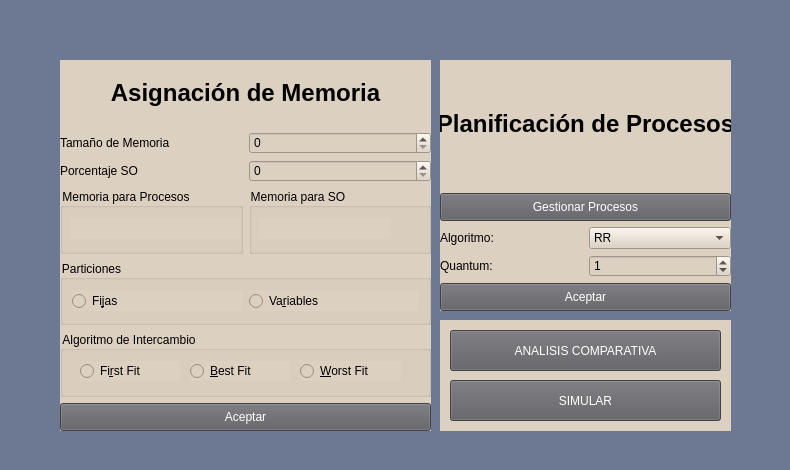
<?xml version="1.0" encoding="UTF-8"?>
<ui version="4.0">
 <class>VentanaPrincipal</class>
 <widget class="QMainWindow" name="VentanaPrincipal">
  <property name="geometry">
   <rect>
    <x>0</x>
    <y>0</y>
    <width>790</width>
    <height>470</height>
   </rect>
  </property>
  <property name="windowTitle">
   <string>Ventana Principal</string>
  </property>
  <property name="styleSheet">
   <string notr="true"/>
  </property>
  <property name="animated">
   <bool>true</bool>
  </property>
  <widget class="QWidget" name="centralwidget">
   <property name="styleSheet">
    <string notr="true">QWidget{
background-color:#6d7993;
font-family: arial,verdana;
}

QDialog{
background-color:#557a95;
font-family: arial,verdana;
}
QLineEdit{
background-color:#b1a296;
border: 0;
font-size:14px;
height:30px;
}

</string>
   </property>
   <widget class="QWidget" name="widget" native="true">
    <property name="geometry">
     <rect>
      <x>60</x>
      <y>60</y>
      <width>371</width>
      <height>371</height>
     </rect>
    </property>
    <property name="sizePolicy">
     <sizepolicy hsizetype="Preferred" vsizetype="Preferred">
      <horstretch>0</horstretch>
      <verstretch>0</verstretch>
     </sizepolicy>
    </property>
    <property name="autoFillBackground">
     <bool>false</bool>
    </property>
    <property name="styleSheet">
     <string notr="true">QWidget{
background-color: #dcd0c0;
}
QPushButton{
background-color:#5d5c61;
color:white;
height:20px;
}
QPushButton:hover{
background-color:#062f4f;
color:white;
}
</string>
    </property>
    <layout class="QGridLayout" name="gridLayout">
     <item row="0" column="0" colspan="2">
      <widget class="QLabel" name="label_AsigMemoria">
       <property name="font">
        <font>
         <family>arial,verdana</family>
         <pointsize>18</pointsize>
         <weight>75</weight>
         <bold>true</bold>
        </font>
       </property>
       <property name="layoutDirection">
        <enum>Qt::LeftToRight</enum>
       </property>
       <property name="styleSheet">
        <string notr="true"/>
       </property>
       <property name="text">
        <string>Asignación de Memoria</string>
       </property>
       <property name="alignment">
        <set>Qt::AlignCenter</set>
       </property>
      </widget>
     </item>
     <item row="8" column="0" colspan="2">
      <widget class="QPushButton" name="AceptarMem">
       <property name="text">
        <string>Aceptar</string>
       </property>
      </widget>
     </item>
     <item row="6" column="0" colspan="2">
      <widget class="QGroupBox" name="groupBox_Particiones">
       <property name="title">
        <string>Particiones</string>
       </property>
       <layout class="QGridLayout" name="gridLayout_2">
        <item row="0" column="0">
         <widget class="QRadioButton" name="radioButton_Fijas">
          <property name="text">
           <string>Fi&amp;jas</string>
          </property>
         </widget>
        </item>
        <item row="0" column="1">
         <widget class="QRadioButton" name="radioButton_Variables">
          <property name="text">
           <string>Va&amp;riables</string>
          </property>
         </widget>
        </item>
       </layout>
      </widget>
     </item>
     <item row="3" column="0">
      <widget class="QGroupBox" name="groupBox">
       <property name="title">
        <string>Memoria para Procesos</string>
       </property>
       <widget class="QLabel" name="label_MemProcesos">
        <property name="geometry">
         <rect>
          <x>10</x>
          <y>30</y>
          <width>171</width>
          <height>21</height>
         </rect>
        </property>
        <property name="text">
         <string/>
        </property>
       </widget>
      </widget>
     </item>
     <item row="7" column="0" colspan="2">
      <widget class="QGroupBox" name="groupBox_Algoritmo">
       <property name="title">
        <string>Algoritmo de Intercambio</string>
       </property>
       <widget class="QRadioButton" name="radioButton_First">
        <property name="geometry">
         <rect>
          <x>20</x>
          <y>30</y>
          <width>100</width>
          <height>20</height>
         </rect>
        </property>
        <property name="text">
         <string>Fi&amp;rst Fit</string>
        </property>
       </widget>
       <widget class="QRadioButton" name="radioButton_Best">
        <property name="geometry">
         <rect>
          <x>130</x>
          <y>30</y>
          <width>100</width>
          <height>20</height>
         </rect>
        </property>
        <property name="text">
         <string>&amp;Best Fit</string>
        </property>
       </widget>
       <widget class="QRadioButton" name="radioButton_Worst">
        <property name="geometry">
         <rect>
          <x>240</x>
          <y>30</y>
          <width>101</width>
          <height>20</height>
         </rect>
        </property>
        <property name="text">
         <string>&amp;Worst Fit</string>
        </property>
       </widget>
      </widget>
     </item>
     <item row="1" column="1">
      <widget class="QSpinBox" name="spinBoxTamMemoria"/>
     </item>
     <item row="2" column="1">
      <widget class="QSpinBox" name="spinBoxPorcSO"/>
     </item>
     <item row="3" column="1">
      <widget class="QGroupBox" name="groupBox_2">
       <property name="title">
        <string>Memoria para SO</string>
       </property>
       <widget class="QLabel" name="label_MemSO">
        <property name="geometry">
         <rect>
          <x>10</x>
          <y>30</y>
          <width>131</width>
          <height>21</height>
         </rect>
        </property>
        <property name="text">
         <string/>
        </property>
       </widget>
      </widget>
     </item>
     <item row="2" column="0">
      <widget class="QLabel" name="label_PorcentajeSO">
       <property name="text">
        <string>Porcentaje SO</string>
       </property>
      </widget>
     </item>
     <item row="1" column="0">
      <widget class="QLabel" name="label_TamMemoria">
       <property name="text">
        <string>Tamaño de Memoria</string>
       </property>
      </widget>
     </item>
    </layout>
   </widget>
   <widget class="QWidget" name="widget_algoritmo" native="true">
    <property name="geometry">
     <rect>
      <x>440</x>
      <y>60</y>
      <width>291</width>
      <height>251</height>
     </rect>
    </property>
    <property name="styleSheet">
     <string notr="true">QWidget{
background-color:#dcd0c0;
}
QPushButton{
background-color:#5d5c61;
color:white;
height:20px;
}
QPushButton:hover{
background-color:#062f4f;
color:white;
}</string>
    </property>
    <layout class="QGridLayout" name="gridLayout_3">
     <item row="3" column="1">
      <widget class="QSpinBox" name="spinBox_Quantum">
       <property name="value">
        <number>1</number>
       </property>
      </widget>
     </item>
     <item row="3" column="0">
      <widget class="QLabel" name="label_Quantum">
       <property name="text">
        <string>Quantum: </string>
       </property>
      </widget>
     </item>
     <item row="2" column="0">
      <widget class="QLabel" name="label_Algoritmo">
       <property name="text">
        <string>Algoritmo: </string>
       </property>
      </widget>
     </item>
     <item row="2" column="1">
      <widget class="QComboBox" name="comboBox_Algoritmos">
       <item>
        <property name="text">
         <string>RR</string>
        </property>
       </item>
       <item>
        <property name="text">
         <string>PRIORIDADES</string>
        </property>
       </item>
       <item>
        <property name="text">
         <string>FCFS</string>
        </property>
       </item>
       <item>
        <property name="text">
         <string>COLAS MULTINIVEL</string>
        </property>
       </item>
      </widget>
     </item>
     <item row="0" column="0" colspan="2">
      <widget class="QLabel" name="label_algo_planificacion">
       <property name="font">
        <font>
         <family>arial,verdana</family>
         <pointsize>18</pointsize>
         <weight>75</weight>
         <bold>true</bold>
        </font>
       </property>
       <property name="text">
        <string>Planificación de Procesos</string>
       </property>
       <property name="alignment">
        <set>Qt::AlignCenter</set>
       </property>
      </widget>
     </item>
     <item row="1" column="0" colspan="2">
      <widget class="QPushButton" name="boton_GestProcesos">
       <property name="text">
        <string>Gestionar Procesos</string>
       </property>
      </widget>
     </item>
     <item row="4" column="0" colspan="2">
      <widget class="QPushButton" name="pushButton_AceptarProc">
       <property name="text">
        <string>Aceptar</string>
       </property>
      </widget>
     </item>
    </layout>
   </widget>
   <widget class="QWidget" name="widget_Simular" native="true">
    <property name="geometry">
     <rect>
      <x>440</x>
      <y>320</y>
      <width>291</width>
      <height>111</height>
     </rect>
    </property>
    <property name="styleSheet">
     <string notr="true">QWidget{
background-color:#dcd0c0;
}
QPushButton{
background-color:#5d5c61;
color:white;
height:20px;
}
QPushButton:hover{
background-color:#062f4f;
color:white;
}</string>
    </property>
    <widget class="QPushButton" name="pushButton_Simular">
     <property name="geometry">
      <rect>
       <x>10</x>
       <y>60</y>
       <width>271</width>
       <height>41</height>
      </rect>
     </property>
     <property name="text">
      <string>SIMULAR</string>
     </property>
    </widget>
    <widget class="QPushButton" name="pushButtonComparar">
     <property name="geometry">
      <rect>
       <x>10</x>
       <y>10</y>
       <width>271</width>
       <height>41</height>
      </rect>
     </property>
     <property name="text">
      <string>ANALISIS COMPARATIVA</string>
     </property>
    </widget>
   </widget>
  </widget>
 </widget>
 <resources/>
 <connections/>
</ui>
